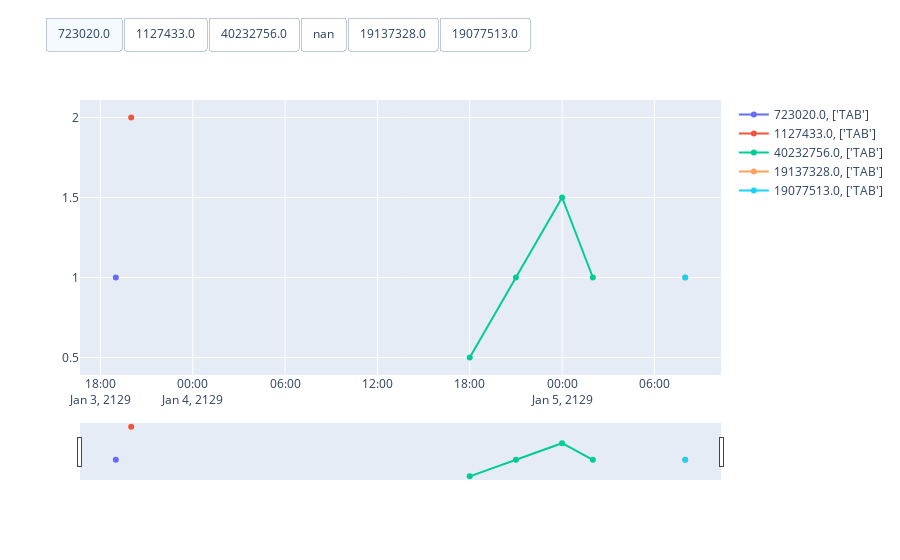
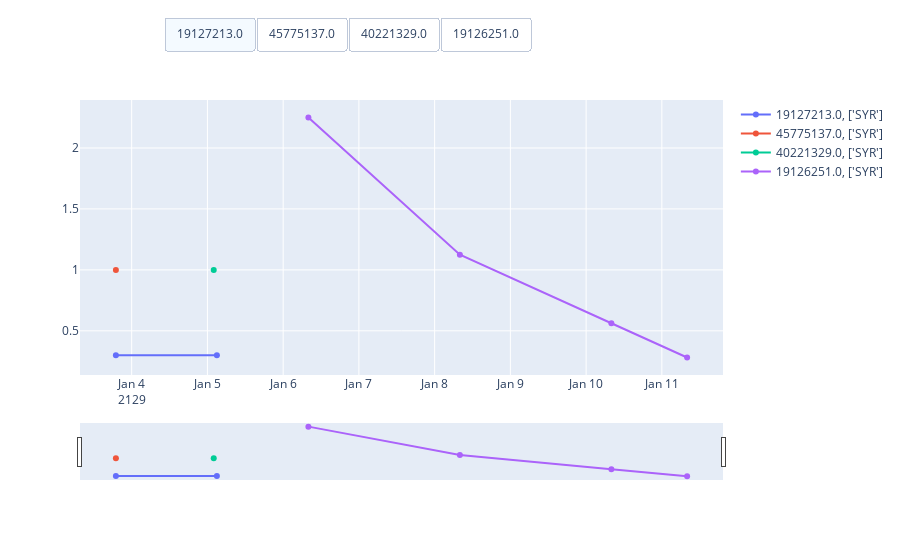
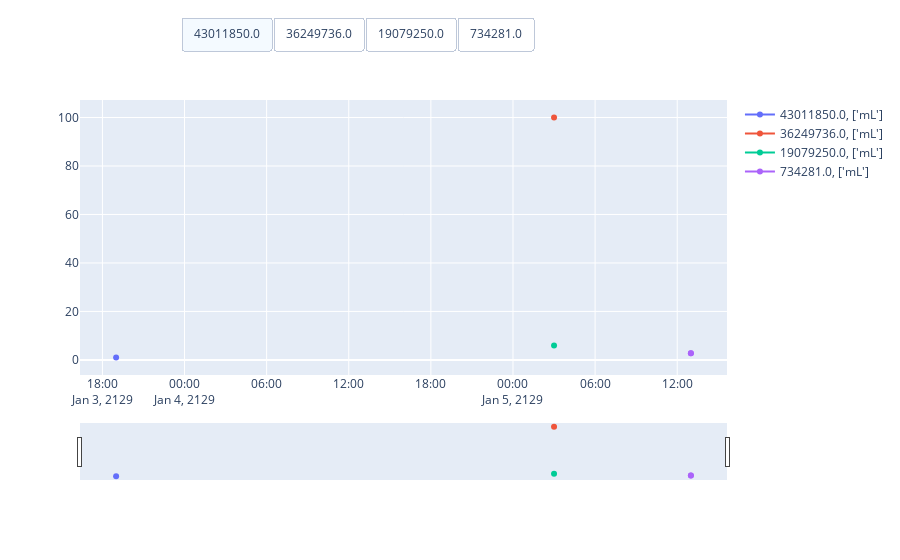
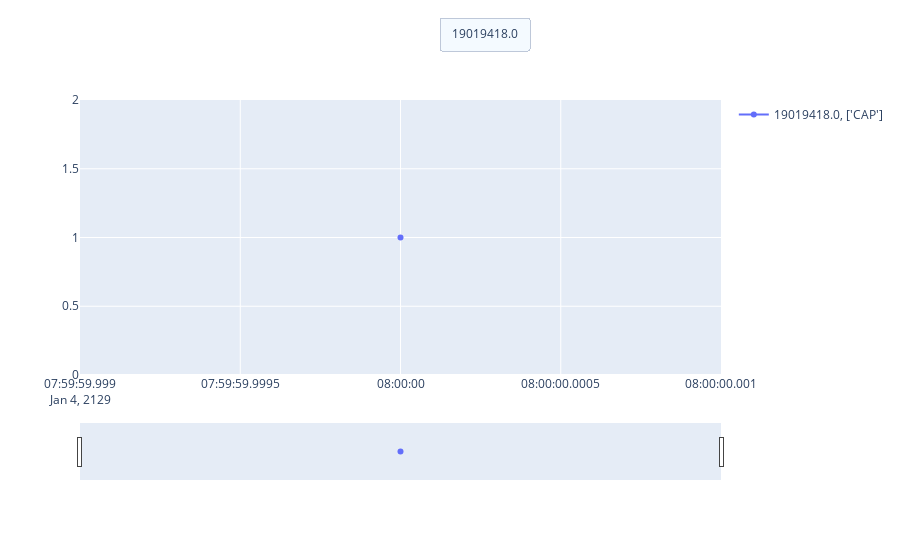

Write notebook code for charts like these, in order.
### Code cell
# TOGGLE GRAPH - not useful

patient = patient.sort_values(by='drug_exposure_start_datetime')
number_types = patient.dose_unit_source_value.describe()['unique']

#fig3 = make_subplots(rows = 1, cols = number_types, subplot_titles=(patient.dose_unit_source_value.value_counts().index))
colonne = 1

for drug_type in patient.dose_unit_source_value.value_counts().index:
    #print(drug_type)
    traces = []
    buttons = []

    # for each drug type, create a liste of traces and buttons
    for d in patient[patient.dose_unit_source_value == drug_type].concept_id.unique():
        temp = patient[patient.concept_id == d]
        nom_drug = str(d)[0:50]

        traces.append(go.Scatter(x = temp.drug_exposure_start_datetime, y = temp.quantity, name=f'{d}, {temp.dose_unit_source_value.unique()}', visible = True))
        
        buttons.append(dict(method='update',
                        label=f'{d}',
                        visible=True,
                        args=[{'visible':[x == d for x in patient[patient.dose_unit_source_value == drug_type].concept_id.unique()]}],
                        args2=[{'visible':[x != d for x in patient[patient.dose_unit_source_value == drug_type].concept_id.unique()]}]
                        )
                )

    # Make the graph with toggle
        
    # add a button 'All' to toggle them all together    
    layout = go.Layout(
        updatemenus=[
            dict(
                type='buttons',
                direction='right',
                x=0.7,
                y=1.3,
                showactive=True,
                buttons=buttons
            )
        ],
        showlegend=True

    )

    fig3 = go.Figure(data=traces,layout=layout)
    fig3.update_layout(xaxis=dict(rangeslider=dict(autorange=True, range=[patient.drug_exposure_start_datetime.min(), patient.drug_exposure_start_datetime.max()])))
   
    fig3.show()




# https://plotly.com/python/range-slider/ axes avec plusieurs type d'échelle

### Figure 1 — Plotly figure (JSON) as saved in the notebook; plotly's stock layout.template omitted (floating-point values rounded to 4 significant figures)
{"data": [{"name": "723020.0, ['TAB']", "type": "scatter", "visible": true, "x": ["2129-01-03 19:00:00"], "y": [1]}, {"name": "1127433.0, ['TAB']", "type": "scatter", "visible": true, "x": ["2129-01-03 20:00:00"], "y": [2]}, {"name": "40232756.0, ['TAB']", "type": "scatter", "visible": true, "x": ["2129-01-04 18:00:00", "2129-01-04 21:00:00", "2129-01-05 00:00:00", "2129-01-05 02:00:00"], "y": [0.5, 1, 1.5, 1]}, {"name": "nan, []", "type": "scatter", "visible": true, "x": [], "y": []}, {"name": "19137328.0, ['TAB']", "type": "scatter", "visible": true, "x": ["2129-01-05 08:00:00"], "y": [1]}, {"name": "19077513.0, ['TAB']", "type": "scatter", "visible": true, "x": ["2129-01-05 08:00:00"], "y": [1]}], "layout": {"showlegend": true, "updatemenus": [{"buttons": [{"args": [{"visible": [true, false, false, false, false, false]}], "args2": [{"visible": [false, true, true, true, true, true]}], "label": "723020.0", "method": "update", "visible": true}, {"args": [{"visible": [false, true, false, false, false, false]}], "args2": [{"visible": [true, false, true, true, true, true]}], "label": "1127433.0", "method": "update", "visible": true}, {"args": [{"visible": [false, false, true, false, false, false]}], "args2": [{"visible": [true, true, false, true, true, true]}], "label": "40232756.0", "method": "update", "visible": true}, {"args": [{"visible": [false, false, false, false, false, false]}], "args2": [{"visible": [true, true, true, true, true, true]}], "label": "nan", "method": "update", "visible": true}, {"args": [{"visible": [false, false, false, false, true, false]}], "args2": [{"visible": [true, true, true, true, false, true]}], "label": "19137328.0", "method": "update", "visible": true}, {"args": [{"visible": [false, false, false, false, false, true]}], "args2": [{"visible": [true, true, true, true, true, false]}], "label": "19077513.0", "method": "update", "visible": true}], "direction": "right", "showactive": true, "type": "buttons", "x": 0.7, "y": 1.3}], "xaxis": {"rangeslider": {"autorange": true, "range": ["2129-01-03 19:00:00", "2129-01-11 08:00:00"]}}}}

### Figure 2 — Plotly figure (JSON) as saved in the notebook; plotly's stock layout.template omitted (floating-point values rounded to 4 significant figures)
{"data": [{"name": "19127213.0, ['SYR']", "type": "scatter", "visible": true, "x": ["2129-01-03 19:00:00", "2129-01-05 03:00:00"], "y": [0.3, 0.3]}, {"name": "45775137.0, ['SYR']", "type": "scatter", "visible": true, "x": ["2129-01-03 19:00:00"], "y": [1]}, {"name": "40221329.0, ['SYR']", "type": "scatter", "visible": true, "x": ["2129-01-05 02:00:00"], "y": [1]}, {"name": "19126251.0, ['SYR']", "type": "scatter", "visible": true, "x": ["2129-01-06 08:00:00", "2129-01-08 08:00:00", "2129-01-10 08:00:00", "2129-01-11 08:00:00"], "y": [2.25, 1.125, 0.5625, 0.2813]}], "layout": {"showlegend": true, "updatemenus": [{"buttons": [{"args": [{"visible": [true, false, false, false]}], "args2": [{"visible": [false, true, true, true]}], "label": "19127213.0", "method": "update", "visible": true}, {"args": [{"visible": [false, true, false, false]}], "args2": [{"visible": [true, false, true, true]}], "label": "45775137.0", "method": "update", "visible": true}, {"args": [{"visible": [false, false, true, false]}], "args2": [{"visible": [true, true, false, true]}], "label": "40221329.0", "method": "update", "visible": true}, {"args": [{"visible": [false, false, false, true]}], "args2": [{"visible": [true, true, true, false]}], "label": "19126251.0", "method": "update", "visible": true}], "direction": "right", "showactive": true, "type": "buttons", "x": 0.7, "y": 1.3}], "xaxis": {"rangeslider": {"autorange": true, "range": ["2129-01-03 19:00:00", "2129-01-11 08:00:00"]}}}}

### Figure 3 — Plotly figure (JSON) as saved in the notebook; plotly's stock layout.template omitted (floating-point values rounded to 4 significant figures)
{"data": [{"name": "43011850.0, ['mL']", "type": "scatter", "visible": true, "x": ["2129-01-03 19:00:00"], "y": [1]}, {"name": "36249736.0, ['mL']", "type": "scatter", "visible": true, "x": ["2129-01-05 03:00:00"], "y": [100]}, {"name": "19079250.0, ['mL']", "type": "scatter", "visible": true, "x": ["2129-01-05 03:00:00"], "y": [6]}, {"name": "734281.0, ['mL']", "type": "scatter", "visible": true, "x": ["2129-01-05 13:00:00", "2129-01-05 13:00:00"], "y": [2.769, 2.769]}], "layout": {"showlegend": true, "updatemenus": [{"buttons": [{"args": [{"visible": [true, false, false, false]}], "args2": [{"visible": [false, true, true, true]}], "label": "43011850.0", "method": "update", "visible": true}, {"args": [{"visible": [false, true, false, false]}], "args2": [{"visible": [true, false, true, true]}], "label": "36249736.0", "method": "update", "visible": true}, {"args": [{"visible": [false, false, true, false]}], "args2": [{"visible": [true, true, false, true]}], "label": "19079250.0", "method": "update", "visible": true}, {"args": [{"visible": [false, false, false, true]}], "args2": [{"visible": [true, true, true, false]}], "label": "734281.0", "method": "update", "visible": true}], "direction": "right", "showactive": true, "type": "buttons", "x": 0.7, "y": 1.3}], "xaxis": {"rangeslider": {"autorange": true, "range": ["2129-01-03 19:00:00", "2129-01-11 08:00:00"]}}}}

### Figure 4 — Plotly figure (JSON) as saved in the notebook; plotly's stock layout.template omitted (floating-point values rounded to 4 significant figures)
{"data": [{"name": "19019418.0, ['CAP']", "type": "scatter", "visible": true, "x": ["2129-01-04 08:00:00"], "y": [1]}], "layout": {"showlegend": true, "updatemenus": [{"buttons": [{"args": [{"visible": [true]}], "args2": [{"visible": [false]}], "label": "19019418.0", "method": "update", "visible": true}], "direction": "right", "showactive": true, "type": "buttons", "x": 0.7, "y": 1.3}], "xaxis": {"rangeslider": {"autorange": true, "range": ["2129-01-03 19:00:00", "2129-01-11 08:00:00"]}}}}
